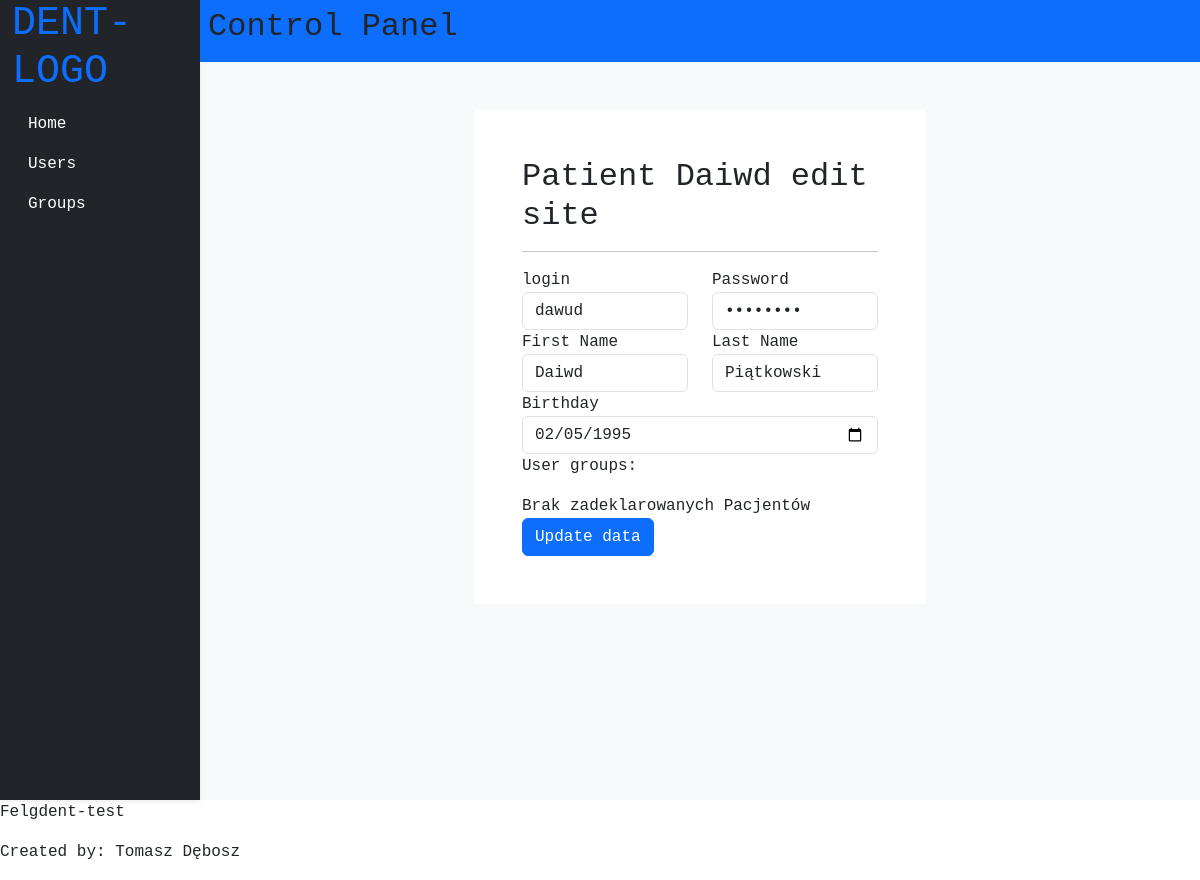
Page /edit_patient.php?id=3 on the earlier database version.
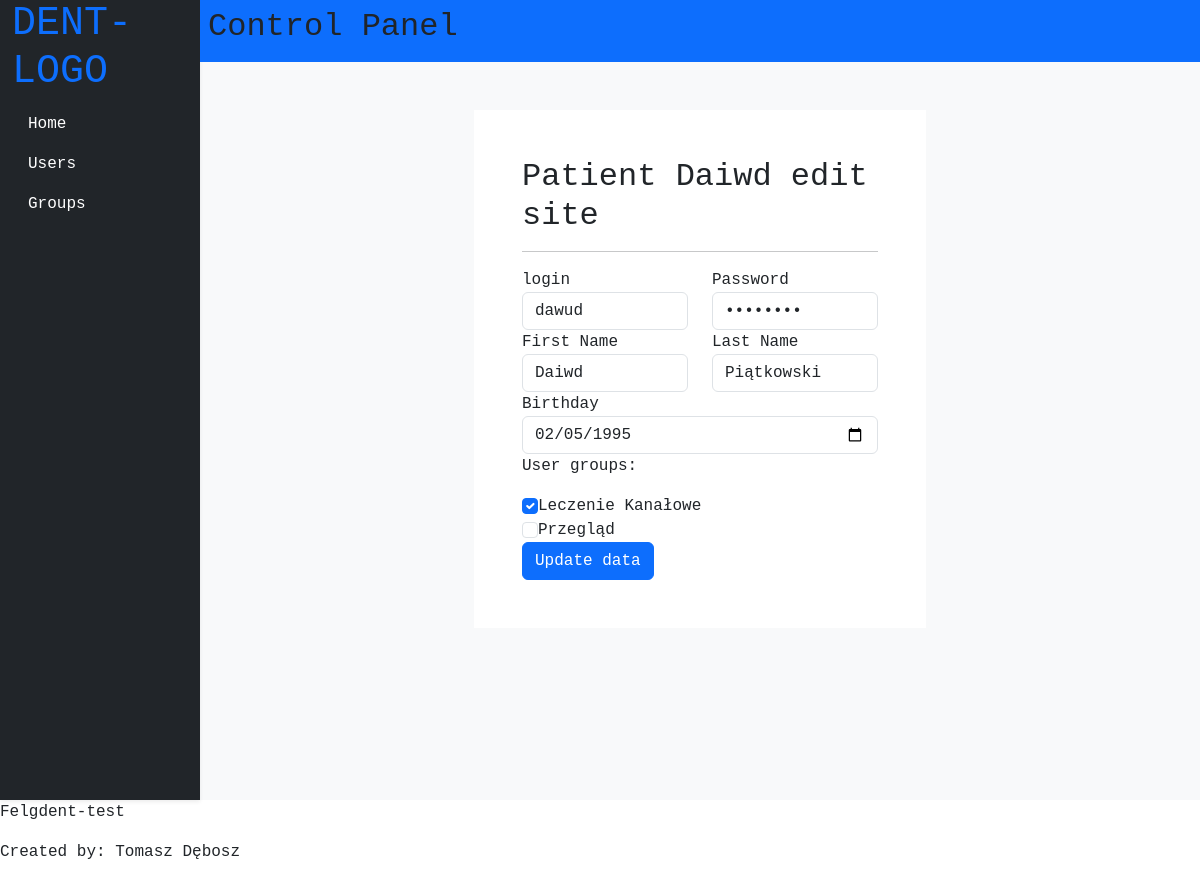
Same page on the later database version.
### tables this page shows
CREATE TABLE `patients` (
  `patient_id` int(100) NOT NULL,
  `patient_login` varchar(100) NOT NULL,
  `patient_password` varchar(100) NOT NULL,
  `patient_firstname` varchar(100) NOT NULL,
  `patient_lastname` varchar(100) NOT NULL,
  `patient_birthday` date NOT NULL,
  `patient_grouplist` varchar(100) NOT NULL
);

CREATE TABLE `groups` (
  `group_id` int(100) NOT NULL,
  `group_name` varchar(100) NOT NULL
);

### edit_patient.php (the view, shortened to what this page needs)
<?php
require "resources/configuration/connect.php";
$patient_id = $_GET['id'];
$sql = "SELECT * FROM patients WHERE patient_id = $patient_id";
        $result = $connect->query($sql);
$sql_groups = "SELECT * FROM groups";
$result_groups = $connect->query($sql_groups);
?>
<!DOCTYPE html>
<html lang="en">
<head>
    <?php require "resources/templates/head.php" ?>
</head>
<body>
<div class="container-fluid row bg-light p-0 m-0">
    <?php require "resources/templates/main_menu.php" ?>
    <div class="col-10 p-0 content">
        <?php require "resources/templates/header.php" ?>
        <div class="p-5 d-flex justify-content-center">
            <div class="p-5 w-50 bg-white">
                <?php
                if ($result->num_rows > 0) {
                  while($row = $result->fetch_assoc()) {
                    echo '
                    <h2>Patient '.$row['patient_firstname'].' edit site</h2>
                    <hr>
                        <form method="POST">
                            <div class="form-row row">
                                <div class="form-group col-md-6">
                                    <label for="login">login</label>
                                    <input type="text" class="form-control" value="'.$row['patient_login'].'" name="login">
                                </div>
                                <div class="form-group col-md-6">
                                    <label for="password">Password</label>
                                    <input type="password" class="form-control" value="'.$row['patient_password'].'" name="password">
                                </div>
                            </div>
                            <div class="form-row row">
                                <div class="form-group col-md-6">
                                    <label for="firstname">First Name</label>
                                    <input type="text" class="form-control" value="'.$row['patient_firstname'].'" name="firstname">
                                </div>
                                <div class="form-group col-md-6">
                                    <label for="lastname">Last Name</label>
                                    <input type="text" class="form-control" value="'.$row['patient_lastname'].'" name="lastname">
                                </div>
                            </div>
                            <label for="birthday">Birthday</label>
                            <input class="form-control" type="date" value="'.$row['patient_birthday'].'" name="birthday">';
                            echo '<p>User groups:</p>';
                            if ($result_groups -> num_rows > 0){
                                while($groups = $result_groups->fetch_assoc()) {
                                    if(str_contains($row['patient_grouplist'], $groups['group_id'])){
                                        echo '<input class="form-check-input" type="checkbox" id="'.$groups['group_name'].'" name="'.$groups['group_id'].'" value="'.$groups['group_id'].'" checked>'.$groups['group_name'].'<br>';
                                    }
                                    else{
                                        echo  '<input class="form-check-input" type="checkbox" id="'.$groups['group_name'].'" value="'.$groups['group_id'].'" name="'.$groups['group_id'].'" >'.$groups['group_name'].'<br>';
                                    }
                                }
                              }
                              else{
                                echo '<td>Brak zadeklarowanych Pacjentów</td>';
                              }
                              echo '<input type="submit" name="submit" class="btn btn-primary" value="Update data">
                        </form>
                    ';
                  }
                } else {
                  echo "0 results";
                }
                ?>
            </div>
        </div>
    </div>
</div>
<div class="footer">
    <?php include "resources/templates/footer.php" ?>
</div>
</body>
</html>

Differences in the rows shown:
changed patients "Daiwd": no longer shows "Brak zadeklarowanych Pacjentów"
added groups: group_name "Leczenie Kanałowe"
added groups: group_name "Przegląd"
